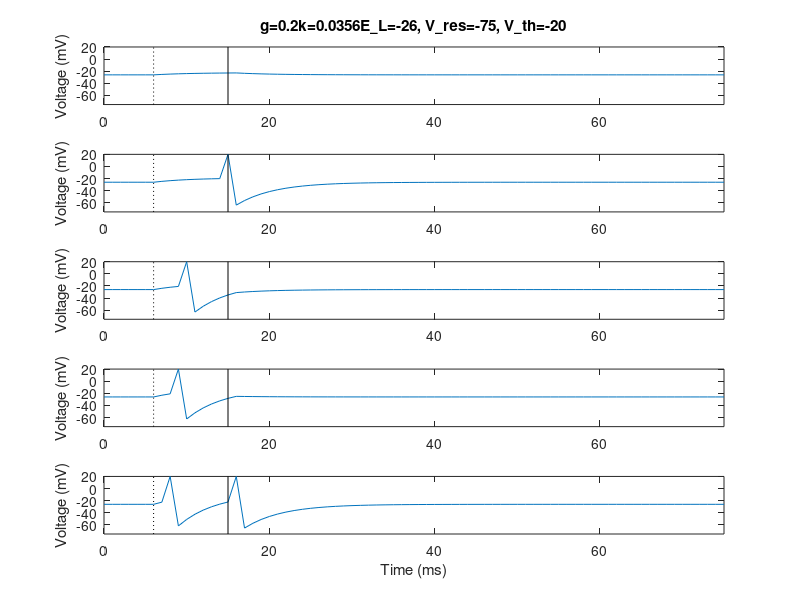

Write MATLAB code to recreate this figure. (Note: this script raises an error after producing the figure.)
clear all
%%%DEFINE PARAMETERS
dt=1; %time step ms
t_end=75; %total run time ms
t_StimStart=6; %time to start injecting current
t_StimEnd=15; %time to end injecting current
V_th=-20; %spike threshold [mV]
E_L=-26; %resting membrane potential [mV]
V_reset=-75; %value to reset voltage to after a spike [mV]
V_spike=20; %value to draw a spike to, when cell spikes
tau=5; %membrane time constant [ms]
R_m=0.178; %membrane resistance [MOhm]

%%%DEFINE INITIAL VALUES AND VECTORS TO HOLD RESULTS
t_vect=0:dt:t_end; 
V_vect=zeros(1,length(t_vect));
V_plot_vect=zeros(1,length(t_vect));

%INTEGRATE THE EQUATION tau*dV/dt = -V + E_L + I_e*R_m, I_e with Gaussian noise
PlotNum=0;
I_Stim_vect=20:20:100;
%I_Stim_vect=reshape(repmat(20:20:100,5,1),1,25); %magnitudes of pulse of injected current [nA]
spTrain=zeros(t_end,length(I_Stim_vect));

for I_Stim=I_Stim_vect; %loop over different I_Stim values
    PlotNum=PlotNum+1;
    i=1; %index denoting which element of V is being assigned
    
    V_vect(i)=E_L; %first element of V, i.e. value of V at t=0
    V_plot_vect(i)=V_vect(i); %if no spike, then just plot the actual voltage V
    V_plot_vect2(i)=V_vect(i);
    I_e_vect=zeros(1,t_StimStart/dt); %portion of I_e_vect from t=0 to t_StimStart
    I_e_vect=[I_e_vect I_Stim*ones(1,1+((t_StimEnd-t_StimStart)/dt))];
    I_e_vect=[I_e_vect zeros(1,(t_end-t_StimEnd)/dt)];
    I_e_vect_mat(:,PlotNum)=I_e_vect;
    
    NumSpikes=0; %holds number of spikes that have occurred
    for t=dt:dt:t_end %loop through values of t in steps of df ms        
        %V_inf = E_L + I_e_vect(i)*R_m;
        %V_vect(i+1) = V_inf + (V_vect(i)-V_inf)*exp(-dt/tau);
        
        V_vect(i+1) = V_vect(i) + (E_L-V_vect(i) + I_e_vect(i)*R_m)/tau; %Euler's method
        
        
        %if statement below says what to do if voltage crosses threshold
        if (V_vect(i+1)>V_th) %cell spiked
            V_vect(i+1)=V_reset; %set voltage back to V_reset
            V_plot_vect(i+1)=V_spike; %set vector that will be plotted to show a spike here
            V_plot_vect2(i+1) = V_vect(i+1);
            NumSpikes=NumSpikes+1; %add 1 to the total spike count
            spTrain(i,PlotNum)=1;
        else %voltage didn't cross threshold so cell does not spike
            V_plot_vect(i+1)=V_vect(i+1); %plot actual voltage
            V_plot_vect2(i+1)=V_vect(i+1);
        end
        i=i+1; %add 1 to index,corresponding to moving forward 1 time step
    end    
    
    
    %MAKE PLOTS
    figure(1)
    subplot(length(I_Stim_vect),1,PlotNum)
    plot(t_vect,V_plot_vect);
    xlim([0 t_end]);
    ylim([V_reset V_spike]);
    hold on
    plot([t_StimStart t_StimStart],[V_reset V_spike],'k:');
    plot([t_StimEnd t_StimEnd],[V_reset V_spike],'k-');
    hold off
    if (PlotNum==1)
        title(['g=' num2str(1/tau) 'k=' num2str(R_m/tau) 'E\_L=' num2str(E_L) ', V\_res=' num2str(V_reset) ', V\_th=' num2str(V_th)]);
    end
    if (PlotNum==length(I_Stim_vect))
        xlabel('Time (ms)');
    end
    ylabel('Voltage (mV)');
end


%%
k=R_m/tau;g=1/tau;

I_e=I_e_vect_mat(2:end,:);trainM=spTrain;

[expg_Vreset,expg_EL,expg_k]=gconv(I_e,trainM,g); %temporally convolve paramters with g upto spike time

figure;
plot(t_vect(2:end),V_reset.*expg_Vreset(:,end) +E_L.*expg_EL(:,end) + k.*expg_k(:,end),'r');
set(gca,'FontSize',16);
xlabel('Time (ms)');ylabel('Voltage (mV)');
hold on
plot(t_vect(2:end),V_plot_vect2(2:end),'b');
plot([0 t_end],[V_th V_th],'k');
scatter(find(trainM(:,end)),V_vect(find(trainM(:,end))+1))
hold off
xlim([0 t_end]);
legend('Fitted V(t)','True V(t)');

%%
link = @(mu) log(exp(mu)-1);
derlink = @(mu) exp(mu)./(exp(mu)-1);
invlink = @(resp) log(1 + exp(resp));
F = {link, derlink, invlink};

[betahat_conv,~,stats_conv]=glmfit([expg_Vreset(:) expg_k(:)],trainM(:),'Poisson','link',F);

[betahat_conv(1) E_L-V_th;betahat_conv(2) V_reset-E_L;betahat_conv(3) k]

%% logLikelihood
I_e=I_e_vect_mat(2:end,:);trainM=spTrain;
gVec=0.02:0.04:0.3;logL_vec=zeros(length(gVec),1);
for i=1:length(gVec)
    g=gVec(i);

clear expg_Vreset expg_EL expg_k
[expg_Vreset,expg_EL,expg_k]=gconv(I_e,trainM,g);

[betahat_conv,~,stats_conv]=glmfit([expg_Vreset(:) expg_k(:)],trainM(:),'Poisson','link',F);
lambdahat=glmval(betahat_conv,[expg_Vreset(:) expg_k(:)],F);
logL=sum(log(poisspdf(trainM(:),lambdahat)));

logL_vec(i)=logL;
end

figure;plot(logL_vec);set(gca,'XTick',1:length(gVec),'XTickLabel',gVec,'FontSize',16);
xlabel('g');ylabel('log-likelihood');
[find(logL_vec==max(logL_vec)) gVec(find(logL_vec==max(logL_vec)))]



%% prediction
%nI=size(I_e_vect_mat,2);
g=1/tau;
[expg_Vreset,expg_EL,expg_k]=gconv(I_e,trainM,g); %temporally convolve paramters with g upto spike time

[betahat_conv,~,stats_conv]=glmfit([expg_Vreset(:) expg_k(:)],trainM(:),'Poisson','link',F);
betahat_conv'

I_eg_fit=I_e(:,end);
ntrial=20;
ntime=length(I_eg_fit);
simTrain=zeros(ntime,ntrial);
lambdaMat=zeros(ntime,ntrial);
spiketime=zeros(ntime,ntrial);
fit_expg_Vreset=zeros(ntime,ntrial);
fit_expg_k=zeros(ntime,ntrial);
for tr=1:ntrial
    tao=exprnd(1);
    j=1;lastSpT=0;
    fit_expg_Vreset(j,tr)=exp(-g*(j-lastSpT));
    fit_expg_k(j,tr)=exp(-g.*(j-[lastSpT+1:j]))*I_eg_fit(lastSpT+1:j);
    step(j)=log(exp(betahat_conv(1)+betahat_conv(2)*fit_expg_Vreset(j,tr)+betahat_conv(3)*fit_expg_k(j,tr))+1);
    lambdaMat(j,tr)=step(j);
while (j<=ntime)
    if sum(step)>tao
        step(1:j)=0;
        simTrain(j,tr)=1; %spike
        tao=exprnd(1);
        lastSpT=j;
        if j==ntime
            break
        else
            j=j+1;
            fit_expg_Vreset(j,tr)=exp(-g*(j-lastSpT));
            fit_expg_k(j,tr)=exp(-g.*(j-[lastSpT+1:j]))*I_eg_fit(lastSpT+1:j);
            step(j)=log(exp(betahat_conv(1)+betahat_conv(2)*fit_expg_Vreset(j,tr)+betahat_conv(3)*fit_expg_k(j,tr))+1);
            lambdaMat(j,tr)=step(j);
        end
    else
        simTrain(j,tr)=0;
        if j==ntime
            break
        else
            j=j+1;
            fit_expg_Vreset(j,tr)=exp(-g*(j-lastSpT));
            fit_expg_k(j,tr)=exp(-g.*(j-[lastSpT+1:j]))*I_eg_fit(lastSpT+1:j);
            step(j)=log(exp(betahat_conv(1)+betahat_conv(2)*fit_expg_Vreset(j,tr)+betahat_conv(3)*fit_expg_k(j,tr))+1);
            lambdaMat(j,tr)=step(j);
        end
    end
end
clear tao step
end

figure;
subplot(5,1,1);
stem(t_vect(2:end),spTrain(:,end));
set(gca,'FontSize',12);title('Simulation (Stim 100 mV)');
%imagesc(t_vect(2:end),1:5,spTrain(:,end-4:end)');set(gca,'FontSize',12);
%colormap(flipud(gray));
%[r1,n1]=max(spTrain~=0,[],1);
box off;axis off;
%title({'Simulation',num2str([round(mean(sum(spTrain,1))*100)/100 round(std(sum(spTrain,1))*100)/100 mean(n1)])});
subplot(5,1,[2:5]);
imagesc(simTrain');set(gca,'FontSize',12);
colormap(flipud(gray));
xlabel('Time (ms)');ylabel('Trial');
[r2,n2]=max(simTrain~=0,[],1);
box off;
title({'Prediction',num2str([round(mean(sum(simTrain,1))*100)/100 round(std(sum(simTrain,1))*100)/100 mean(n2)])});







% % % % % % % % % % % % % % % % % % % % % % % % % % % %
%% with an indicator function, 1 = not yet 1st spike %%
% % % % % % % % % % % % % % % % % % % % % % % % % % % %



%%
ind1stM=zeros(size(trainM));
for i=1:size(trainM,2)
    sp1st=find(trainM(:,i),1);
    ind1stM(1:sp1st,i)=1;
end
[betahat_conv,~,stats_conv]=glmfit([expg_Vreset(:) expg_k(:) ind1stM(:)],trainM(:),'Poisson','link',F);
[betahat_conv(1) E_L-V_th;betahat_conv(2) V_reset-E_L;betahat_conv(3) k]

lambdahat=glmval(betahat_conv,[expg_Vreset(:) expg_k(:)  ind1stM(:)],F);
logL=sum(log(poisspdf(trainM(:),lambdahat)));

%% logLikelihood
I_e=I_e_vect_mat(2:end,:);trainM=spTrain;
ind1stM=zeros(size(trainM));
for i=1:size(trainM,2)
    sp1st=find(trainM(:,i),1);
    ind1stM(1:sp1st,i)=1;
end

gVec=0.02:0.04:0.4;logL_vec=zeros(length(gVec),1);
for i=1:length(gVec)
    g=gVec(i);

clear expg_Vreset expg_EL expg_k
[expg_Vreset,expg_EL,expg_k]=gconv(I_e,trainM,g);


[betahat_conv,~,stats_conv]=glmfit([expg_Vreset(:) expg_k(:) ind1stM(:)],trainM(:),'Poisson','link',F);
lambdahat=glmval(betahat_conv,[expg_Vreset(:) expg_k(:)  ind1stM(:)],F);

%[betahat_conv,~,stats_conv]=glmfit([expg_Vreset(:) expg_k(:)],trainM(:),'Poisson','link',F);
%lambdahat=glmval(betahat_conv,[expg_Vreset(:) expg_k(:)],F);

logL=sum(log(poisspdf(trainM(:),lambdahat)));

logL_vec(i)=logL;
end

figure;plot(logL_vec);set(gca,'XTick',1:length(gVec),'XTickLabel',gVec,'FontSize',16);
xlabel('g');ylabel('log-likelihood');
[find(logL_vec==max(logL_vec)) gVec(find(logL_vec==max(logL_vec)))]



%% prediction
%nI=size(I_e_vect_mat,2);
g=1/tau;
[expg_Vreset,expg_EL,expg_k]=gconv(I_e,trainM,g); %temporally convolve paramters with g upto spike time

[betahat_conv,~,stats_conv]=glmfit([expg_Vreset(:) expg_k(:) ind1stM(:)],trainM(:),'Poisson','link',F);
betahat_conv'

I_eg_fit=I_e(:,end);
ntrial=20;
ntime=length(I_eg_fit);
simTrain=zeros(ntime,ntrial);
lambdaMat=zeros(ntime,ntrial);
spiketime=zeros(ntime,ntrial);
fit_expg_Vreset=zeros(ntime,ntrial);
fit_expg_k=zeros(ntime,ntrial);
for tr=1:ntrial
    tao=exprnd(1);
    j=1;lastSpT=0;
    fit_expg_Vreset(j,tr)=exp(-g*(j-lastSpT));
    fit_expg_k(j,tr)=exp(-g.*(j-[lastSpT+1:j]))*I_eg_fit(lastSpT+1:j);
    step(j)=log(exp(betahat_conv(1)+betahat_conv(4)*min(1,lastSpT+1)+betahat_conv(2)*fit_expg_Vreset(j,tr)+betahat_conv(3)*fit_expg_k(j,tr))+1);
    lambdaMat(j,tr)=step(j);
while (j<=ntime)
    if sum(step)>tao
        step(1:j)=0;
        simTrain(j,tr)=1; %spike
        tao=exprnd(1);
        lastSpT=j;
        if j==ntime
            break
        else
            j=j+1;
            fit_expg_Vreset(j,tr)=exp(-g*(j-lastSpT));
            fit_expg_k(j,tr)=exp(-g.*(j-[lastSpT+1:j]))*I_eg_fit(lastSpT+1:j);
            step(j)=log(exp(betahat_conv(1)+betahat_conv(2)*fit_expg_Vreset(j,tr)+betahat_conv(3)*fit_expg_k(j,tr))+1);
            lambdaMat(j,tr)=step(j);
        end
    else
        simTrain(j,tr)=0;
        if j==ntime
            break
        else
            j=j+1;
            fit_expg_Vreset(j,tr)=exp(-g*(j-lastSpT));
            fit_expg_k(j,tr)=exp(-g.*(j-[lastSpT+1:j]))*I_eg_fit(lastSpT+1:j);
            step(j)=log(exp(betahat_conv(1)+betahat_conv(4)*min(1,lastSpT+1)+betahat_conv(2)*fit_expg_Vreset(j,tr)+betahat_conv(3)*fit_expg_k(j,tr))+1);
            lambdaMat(j,tr)=step(j);
        end
    end
end
clear tao step
end

figure;
subplot(5,1,1);
stem(t_vect(2:end),spTrain(:,end));
set(gca,'FontSize',12);title('Simulation (Stim 100 mV)');
%imagesc(t_vect(2:end),1:5,spTrain(:,end-4:end)');set(gca,'FontSize',12);
%colormap(flipud(gray));
%[r1,n1]=max(spTrain~=0,[],1);
box off;axis off;
%title({'Simulation',num2str([round(mean(sum(spTrain,1))*100)/100 round(std(sum(spTrain,1))*100)/100 mean(n1)])});
subplot(5,1,[2:5]);
imagesc(simTrain');set(gca,'FontSize',12);
colormap(flipud(gray));
xlabel('Time (ms)');ylabel('Trial');
[r2,n2]=max(simTrain~=0,[],1);
box off;
title({'Prediction',num2str([round(mean(sum(simTrain,1))*100)/100 round(std(sum(simTrain,1))*100)/100 mean(n2)])});



